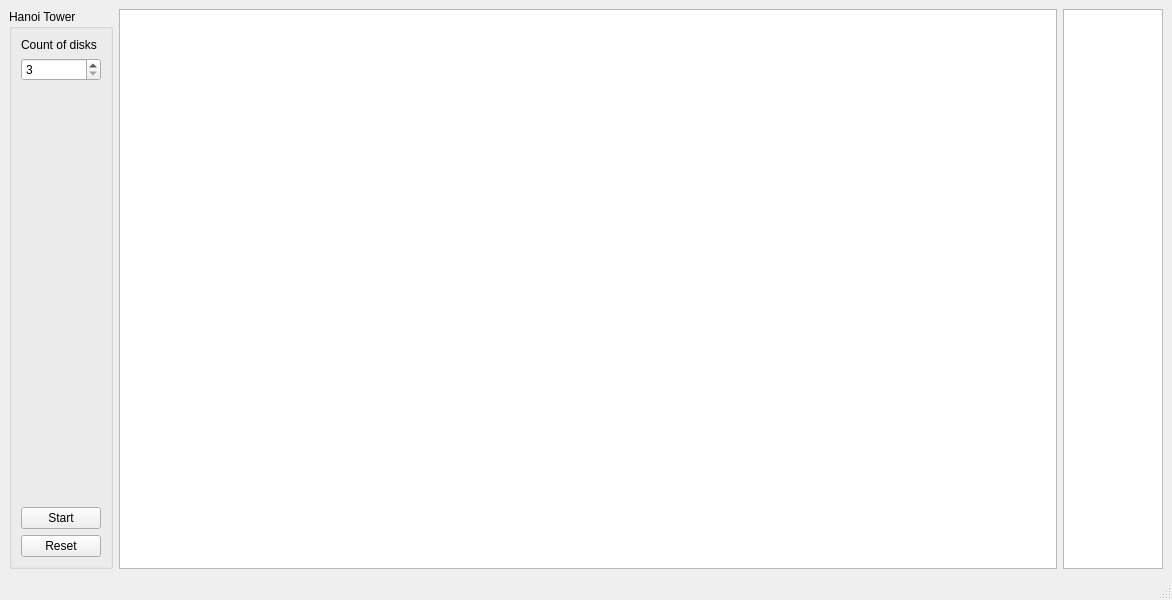
<?xml version="1.0" encoding="UTF-8"?>
<ui version="4.0">
 <class>MainWindow</class>
 <widget class="QMainWindow" name="MainWindow">
  <property name="geometry">
   <rect>
    <x>0</x>
    <y>0</y>
    <width>1172</width>
    <height>600</height>
   </rect>
  </property>
  <property name="minimumSize">
   <size>
    <width>1000</width>
    <height>600</height>
   </size>
  </property>
  <property name="windowTitle">
   <string>Hanoi Tower</string>
  </property>
  <widget class="QWidget" name="centralwidget">
   <layout class="QHBoxLayout" name="horizontalLayout">
    <item>
     <widget class="QGroupBox" name="groupBox">
      <property name="title">
       <string>Hanoi Tower</string>
      </property>
      <layout class="QVBoxLayout" name="verticalLayout">
       <item>
        <widget class="QLabel" name="label">
         <property name="text">
          <string>Count of disks</string>
         </property>
        </widget>
       </item>
       <item>
        <widget class="QSpinBox" name="spinBoxDisks">
         <property name="minimum">
          <number>3</number>
         </property>
         <property name="maximum">
          <number>10</number>
         </property>
        </widget>
       </item>
       <item>
        <spacer name="verticalSpacer">
         <property name="orientation">
          <enum>Qt::Vertical</enum>
         </property>
         <property name="sizeHint" stdset="0">
          <size>
           <width>20</width>
           <height>374</height>
          </size>
         </property>
        </spacer>
       </item>
       <item>
        <widget class="QPushButton" name="pushButtonStart">
         <property name="text">
          <string>Start</string>
         </property>
        </widget>
       </item>
       <item>
        <widget class="QPushButton" name="pushButtonReset">
         <property name="text">
          <string>Reset</string>
         </property>
        </widget>
       </item>
      </layout>
     </widget>
    </item>
    <item>
     <widget class="QGraphicsView" name="graphicsView"/>
    </item>
    <item>
     <widget class="QListWidget" name="listWidget">
      <property name="maximumSize">
       <size>
        <width>100</width>
        <height>16777215</height>
       </size>
      </property>
     </widget>
    </item>
   </layout>
  </widget>
  <widget class="QMenuBar" name="menubar">
   <property name="geometry">
    <rect>
     <x>0</x>
     <y>0</y>
     <width>1172</width>
     <height>22</height>
    </rect>
   </property>
  </widget>
  <widget class="QStatusBar" name="statusbar"/>
 </widget>
 <resources/>
 <connections/>
</ui>
